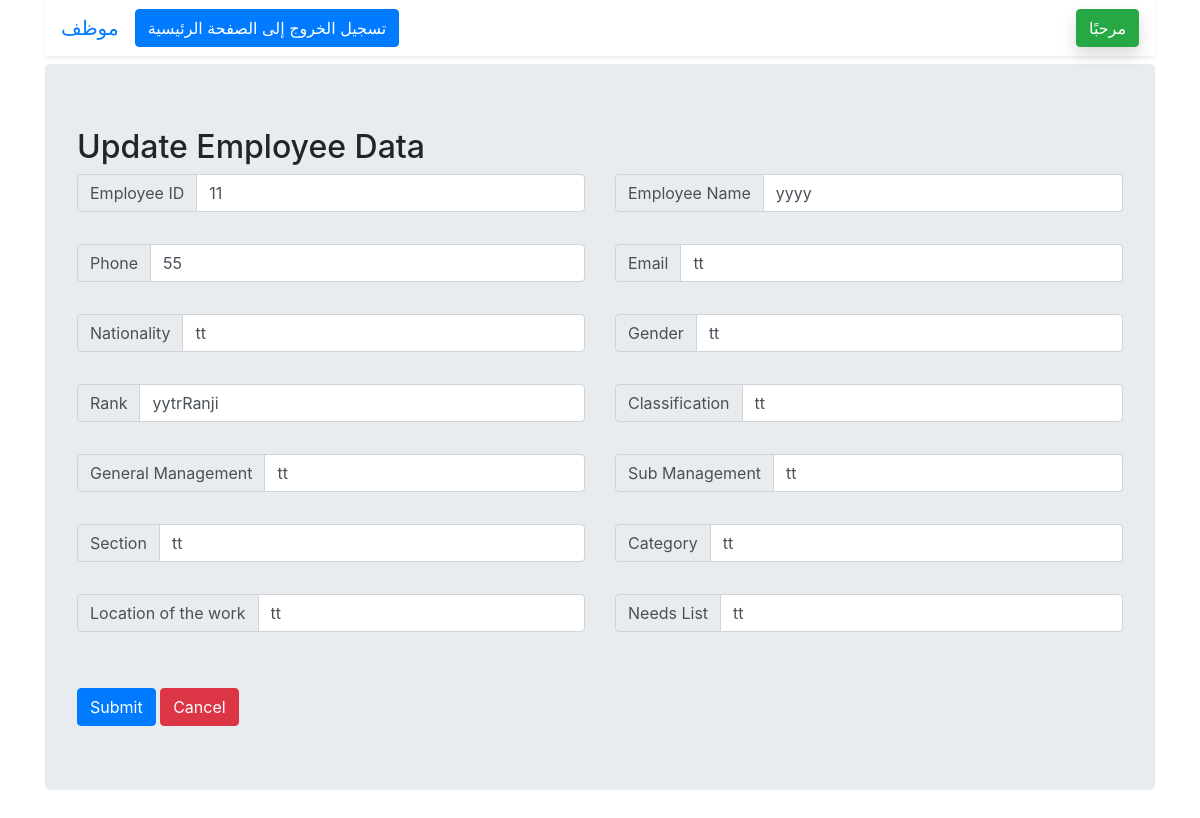
The app's page /Employee/edit.php?employee_id=11&action=edit_employee, older data.
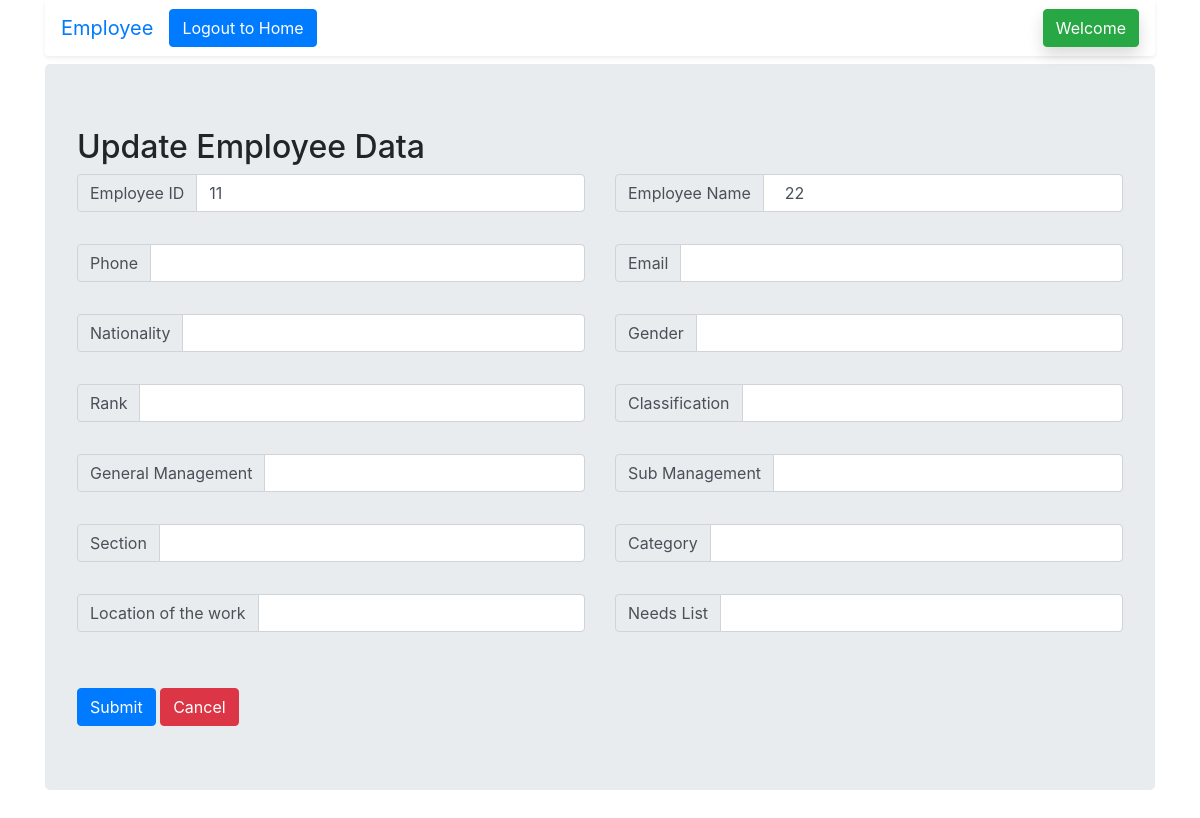
The same page, newer data.
### tables this page shows
CREATE TABLE `Employee` (
  `employee_id` int(11) NOT NULL,
  `name` varchar(255) DEFAULT NULL,
  `phone` varchar(25) DEFAULT NULL,
  `email` varchar(255) DEFAULT NULL,
  `rank` varchar(25) DEFAULT NULL,
  `nationality` varchar(25) DEFAULT NULL,
  `sex` varchar(10) DEFAULT NULL,
  `classification` varchar(125) DEFAULT NULL,
  `general_management` varchar(125) DEFAULT NULL,
  `sub_management` varchar(125) DEFAULT NULL,
  `location_of_work` varchar(125) DEFAULT NULL,
  `section` varchar(125) DEFAULT NULL,
  `category` varchar(125) DEFAULT NULL,
  `from_needs_list` varchar(100) DEFAULT NULL
);

### Employee/language_arabic.php (called while the page is built)
<?php
$language['Page_Title'] = "موظف";
$language['Title'] = "موظف";
$language['Home']="الصفحة لرئيسية";
$language['About']="حول";
$language['Admin_Login']="تسجيل دخول المسؤول";
$language['Enter_login_details']="أدخل تفاصيل تسجيل الدخول";
$language ['Username'] = "User Name" ;
$language ['Password'] = "كلمة المرور" ;
$language ['Login'] = "تسجيل الدخول";
$language ['Logout'] = "تسجيل الخروج" ;
$language ['Close'] = "أغلق";
$language['Search']="بحث";
$language['Hi_employee']="مرحبًا أيها الموظف";
$language['Employee_text']="هنا يمكنك البحث عن الموظف ومعلوماته";
$language ['Logout_to_Home'] = "تسجيل الخروج إلى الصفحة الرئيسية";
$language ['Enter_Login_Details'] = "أدخل تفاصيل تسجيل الدخول" ;
$language ['Welcome'] = "مرحبًا";
$language ['want_to_logout'] = "هل تريد تسجيل الخروج؟";
$language['ExporttoExcel']="Export to Excel";
$language['Employeedetails']="Employee details";
$language['Chose_language']="اختر اللغة";
?>

### Employee/language.php (called while the page is built)
<?php
$language['Page_Title'] = "Employee";
$language['Title'] = "Employee";
$language['Home']="Home";
$language['About']="About";
$language['Admin_Login']="Admin Login";
$language['Enter_login_details']="Enter Login Details";
$language['Username']="User Name";
$language['Password']="Password";
$language['Login']="Login";
$language['Logout']="Logout";
$language['Close']="Close";
$language['Search']="Search";
$language['Hi_employee']="Hi Employee";
$language['Employee_text']="Here, you can search about the employee and their information";
$language['Logout_to_Home']="Logout to Home";
$language['Enter_Login_Details']="Enter Login Details";
$language['Welcome']="Welcome";
$language['want_to_logout']="want to logout?";
$language['ExporttoExcel']="Export to Excel";
$language['Employeedetails']="Employee details";
$language['Chose_language']="Choose Language";
$language['text']="Search";
$language['text']="Search";
$language['text']="Search";
$language['text']="Search";
$language['text']="Search";
$language['text']="Search";
?>

### Employee/edit.php (the view, shortened to what the changed rows need)
<?php include("admin_header.php");
            include 'dbConn.php';?>
<div class="container mt-2">
<div class="jumbotron">
<?php
if(isset($_GET['action'])){
  $view_action = $_GET['action'];
}
if($view_action == 'edit_employee')
{
  ?>
  <div class="page-header">
      <h2>Update Employee Data</h2>
  </div>
    <div class="row">
        <div class="col-md-12">
            <?php
            $query = "SELECT  * FROM Employee WHERE employee_id='" . $_GET["employee_id"] . "'";
            $result=mysqli_query($db_conn,$query);
            $mytable = mysqli_fetch_assoc($result);
            ?>
            <form action="update-process.php?update=employee" method="post">
              <div class="form-group row">
                    <div class="col input-group mb-3">
                        <div class="input-group-prepend">
                            <span class="input-group-text" id="basic-addon1">Employee ID</span>
                        </div>
                    <input type="text" placeholder="Enter Course Id" name="employee_id" class="form-control" value="<?php echo $_GET["employee_id"]; ?>" required="">
                    </div>
                    <div class="col input-group mb-3">
                        <div class="input-group-prepend">
                            <span class="input-group-text" id="basic-addon1">Employee Name</span>
                        </div>
                     <input type="text" placeholder="Enter Course Name" name="name" class="form-control" value="<?php echo $mytable["name"]; ?>" required="">
                    </div>
                </div>
                <div class="form-group row">
                    <div class="col input-group mb-3">
                        <div class="input-group-prepend">
                            <span class="input-group-text" id="basic-addon1">Phone</span>
                        </div>
                    <input type="text" value="<?php echo $mytable["phone"]; ?>"   name="phone" class="form-control" >
                    </div>
                    <div class="col input-group mb-3">
                        <div class="input-group-prepend">
                            <span class="input-group-text" id="basic-addon1">Email</span>
                        </div>
                     <input type="text" value="<?php echo $mytable["email"]; ?>"   name="email" class="form-control" >
                    </div>
                </div>
                <div class="form-group row">
                    <div class="col input-group mb-3">
                        <div class="input-group-prepend">
                            <span class="input-group-text" id="basic-addon1">Nationality</span>
                        </div>
                    <input type="text" value="<?php echo $mytable["nationality"]; ?>"   name="nationality" class="form-control" >
                    </div>
                    <div class="col input-group mb-3">
                        <div class="input-group-prepend">
                            <span class="input-group-text" id="basic-addon1">Gender</span>
                        </div>
                     <input type="text" value="<?php echo $mytable["sex"]; ?>"   name="sex" class="form-control" >
                    </div>
                </div>
                <div class="form-group row">
                    <div class="col input-group mb-3">
                        <div class="input-group-prepend">
                            <span class="input-group-text" id="basic-addon1">Rank</span>
                        </div>
                    <input type="text" value="<?php echo $mytable["rank"]; ?>"   name="rank" class="form-control" >
                    </div>
                               <div class="col input-group mb-3">
                        <div class="input-group-prepend">
                            <span class="input-group-text" id="basic-addon1">Classification</span>
                        </div>
                    <input type="text" value="<?php echo $mytable["classification"]; ?>"   name="classification" class="form-control" >
                    </div>
                </div>
                 <div class="form-group row">
                    <div class="col input-group mb-3">
                        <div class="input-group-prepend">
                            <span class="input-group-text" id="basic-addon1">General Management</span>
                        </div>
                     <input type="text" value="<?php echo $mytable["general_management"]; ?>"   name="general_management" class="form-control" >
                    </div>
                                        <div class="col input-group mb-3">
                        <div class="input-group-prepend">
                            <span class="input-group-text" id="basic-addon1">Sub Management</span>
                        </div>
                     <input type="text" value="<?php echo $mytable["sub_management"]; ?>"   name="sub_management" class="form-control" >
                    </div>
                </div>
                <div class="form-group row">
                    <div class="col input-group mb-3">
                        <div class="input-group-prepend">
                            <span class="input-group-text" id="basic-addon1">Section</span>
                        </div>
                    <input type="text" value="<?php echo $mytable["section"]; ?>"   name="section" class="form-control" >
                    </div>
                    <div class="col input-group mb-3">
                        <div class="input-group-prepend">
                            <span class="input-group-text" id="basic-addon1">Category</span>
                        </div>
                     <input type="text" value="<?php echo $mytable["category"]; ?>"   name="category" class="form-control" >
                    </div>
                </div>
                 <div class="form-group row">
                    <div class="col input-group mb-3">
                        <div class="input-group-prepend">
                            <span class="input-group-text" id="basic-addon1">Location of the work</span>
                        </div>
                    <input type="text" value="<?php echo $mytable["location_of_work"]; ?>"   name="location_of_work" class="form-control" >
                    </div>
                    <div class="col input-group mb-3">
                        <div class="input-group-prepend">
                            <span class="input-group-text" id="basic-addon1">Needs List</span>
                        </div>
                     <input type="text" value="<?php echo $mytable["from_needs_list"]; ?>"   name="from_needs_list" class="form-control" >
                    </div>
                </div>
                <br>
              <button type="submit" class="btn btn-primary" value="submit">Submit</button>
             <input class="btn btn-danger" type="button" onclick="window.location.replace('adminhome.php')" value="Cancel" />
            </form>
        </div>
    </div>
<?php }?>
    </div>
</div>

### Employee/admin_header.php (shortened to what the changed rows need)
<?php
include 'dbConn.php';
$language_set='arabic';
$query="select language_set from language";
$result=mysqli_query($db_conn,$query);
 if ($result->num_rows > 0):;?>
    <?php while($array=mysqli_fetch_row($result)):
           $language_set=$array[0];
     endwhile;
     endif;
     if($language_set=='english')
     require_once("language.php");else require_once("language_arabic.php");
?>
<!DOCTYPE html>
<html lang="en">
  <head>
    <link rel="stylesheet" href="https://stackpath.bootstrapcdn.com/bootstrap/4.5.2/css/bootstrap.min.css">
  </head>
   <body style="">
       <div class="container">
      <nav class="navbar navbar-expand-lg bg-white text-white shadow-sm rounded">
        <a class="navbar-brand" href="adminhome.php"><?php echo $language['Title'];?></a>
          <ul class="navbar-nav  mr-auto">
            <li class="nav-item">
              <a class="btn btn-primary" href="logout.php"><?php echo $language['Logout_to_Home'];?></a>
            </li>
          </ul>
            <li class="nav-item" style=" list-style-type: none;">
<button type="button" class="btn shadow btn-success" data-placement="bottom" title="logout" data-toggle="modal" data-target="#logoutModal"><?php echo $language['Welcome'];?> </button>
          </li>
      </nav>
    </div>
    </body>
</html>

Row changes from the older to the newer data that the page shows:
changed employee: name "yyyy" → "22"; phone "55" → (not shown); email "tt" → (not shown); nationality "tt" → (not shown); sex "tt" → (not shown); rank "yytrRanji" → (not shown); classification "tt" → (not shown); general_management "tt" → (not shown); sub_management "tt" → (not shown); section "tt" → (not shown); category "tt" → (not shown); location_of_work "tt" → (not shown); from_needs_list "tt" → (not shown)
Text that changed along with them:
$language['Title']: "موظف" → "Employee"
$language['Logout_to_Home']: "تسجيل الخروج إلى الصفحة الرئيسية" → "Logout to Home"
$language['Welcome']: "مرحبًا" → "Welcome"
